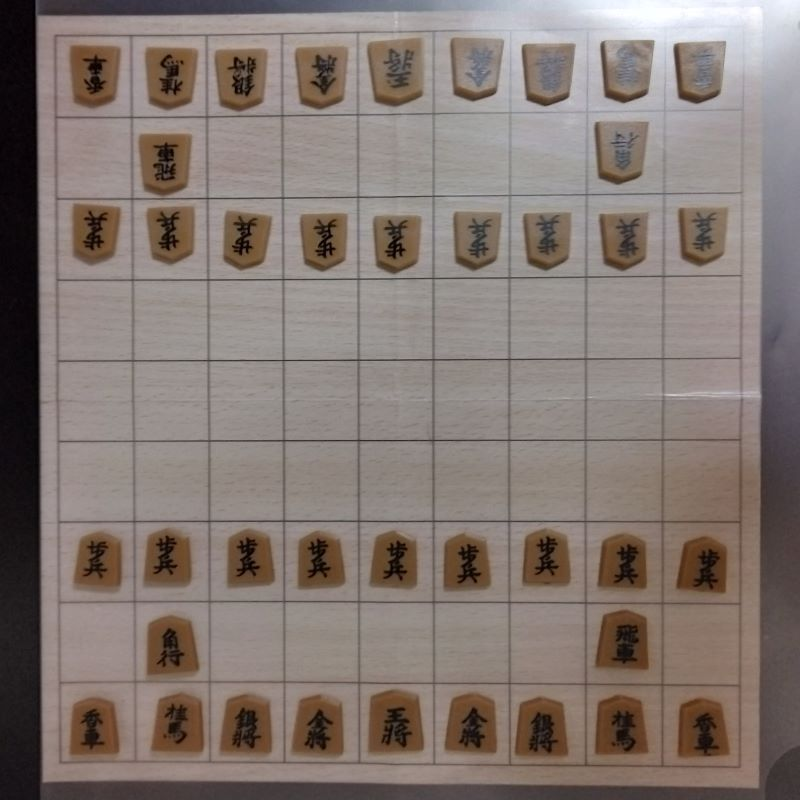
#> input picture sample.jpg, 800 x 800 px
$ python preprocess_board.py
#> lines starting #> are read from the running program, lines starting #| are printed output that depends on the picture
#> further down, img_src is the input picture: shape (800, 800, 3); mean B, G, R 114, 119.7, 131.6
import cv2
import numpy as np


class PreprocessBoard():
    def __init__(self, cell_size:int=64, mean:float=0.5, sd:float=0.5) -> None:
        self.cell_size = cell_size
        self.mean = mean
        self.sd = sd


    def run(self, img_src:np.ndarray, board_corners:list) -> np.ndarray:
        img_extract = self._extract_board(img_src, board_corners)  # (576, 576, 3)
        img_preprocessed = self._preprocess(img_extract)  # (576, 576)
        img_cells = self._parcellate_board(img_preprocessed)  # (81, 3, 64, 64)
        return img_cells


    def _extract_board(self, img, board_corners) -> np.ndarray:
        '''
        盤面の抽出(切り抜き)
        input: OpenCV image, [(x0, y0), (x1, y1), (x2, y2), (x3, y3)]
        return: OpenCV image (H, W, C)
        '''
        dstSize = 9*self.cell_size

        pts1 = np.float32(board_corners)
        pts2 = np.float32([[0,0],[dstSize,0],[0,dstSize],[dstSize,dstSize]])

        mat = cv2.getPerspectiveTransform(pts1,pts2)
        img_dst = cv2.warpPerspective(img, mat, (dstSize, dstSize))
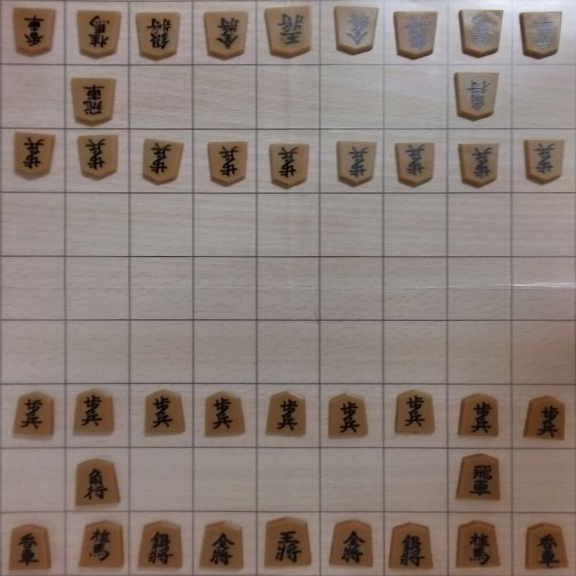
#> img_dst: shape (576, 576, 3); mean B, G, R 118.2, 125.6, 138.5
        return img_dst


    def _preprocess(self, img_bgr) -> np.ndarray:
        '''
        抽出した盤面画像の前処理
        入力画像はBGR(channels=3)
        正規化(0-1) -> 標準化(平均, 標準偏差)
        標準化のパラメータ(mean, sd)は学習時の値を設定する
        '''
        img_rgb = cv2.cvtColor(img_bgr, cv2.COLOR_BGR2RGB)
        img_rgb01 = img_rgb/255.0  # 0-255 -> 0.0-1.0
        img_std = (img_rgb01 - self.mean) / self.sd
        img_dst = np.transpose(img_std, (2, 0, 1))  # (H, W, C) -> (C, H, W)
        return img_dst


    def _parcellate_board(self, img) -> np.ndarray:
        '''
        81マスに画像を切り分け
        input: openCV image
        return: ndarray (81, channel, height, width)
        '''
        rows = 9  # 行数　段
        cols = 9  # 列数　筋
        squares = []
        for row_img in np.array_split(img, rows, axis=1):
            for chunk in np.array_split(row_img, cols, axis=2):
                squares.append(chunk)
#> this loop made 9 passes
#> after the loop, squares = 81 items

        squares = np.array(squares)
        return squares


if __name__ == "__main__":
    import pathlib
    path_current_dir = pathlib.Path(__file__).parent
    path_img = path_current_dir.joinpath("sample.jpg")

    img_src = cv2.imread(str(path_img))  # (H, W, C)
    board_corners = [(55, 36), (743, 26), (60, 762), (739, 766)]

    pb = PreprocessBoard(mean=0, sd=1)

    # img_b = pb._extract_board(img_src, board_corners)
    # cv2.imshow("Push Q key", img_b)
    # cv2.waitKey()  # push q key
    # exit()

    img_cells = pb.run(img_src, board_corners)
    print(img_cells)
#> (printed output is left out)
    print(type(img_cells))
    print(img_cells.shape)
    print(type(img_cells[0]))

    # [9 lines of commented-out code are left out]
